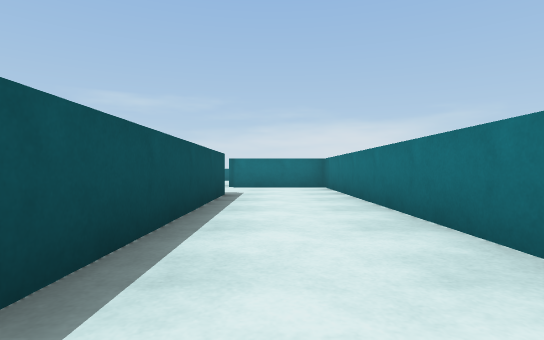
View 1 (above)

24 first-person views from a walk through a world built for the Webots simulator. The camera is 0.09 m above the floor, looks level and sees 80° across. The floor is counted in squares, 0.2 m on a side. Each view is taken from the middle of a square. On the plan, view 1 faces up. The plan holds only what a view shows up to about 9 squares ahead; the rest is blank. Robots are left out. Simple shapes and patterns stand in for the simulator's stock objects.

View 2
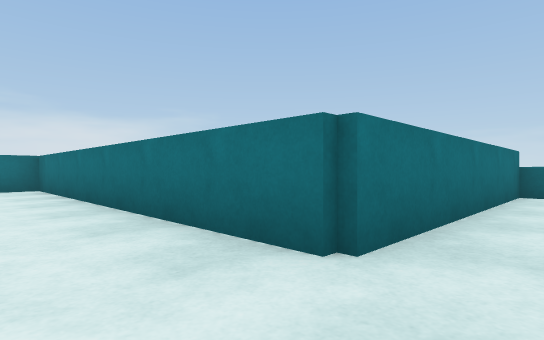

View 3
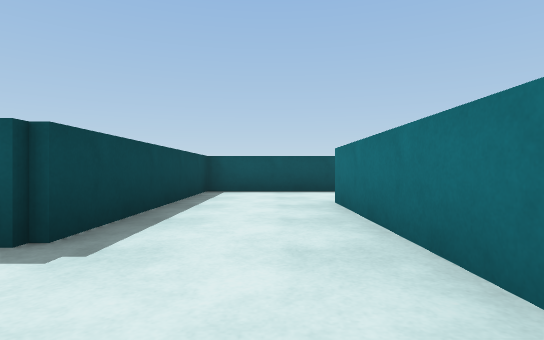

View 4
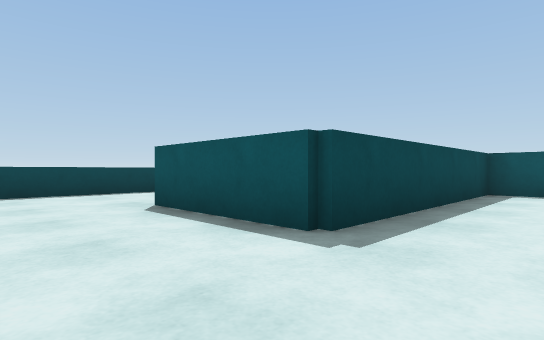

View 5
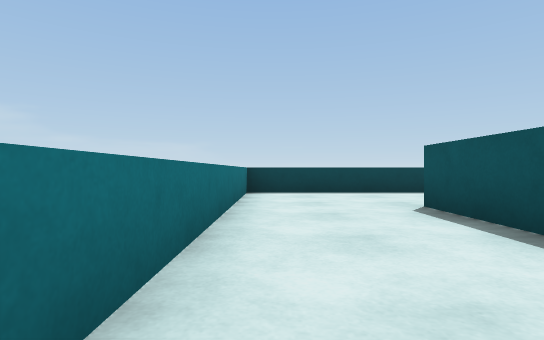

View 6
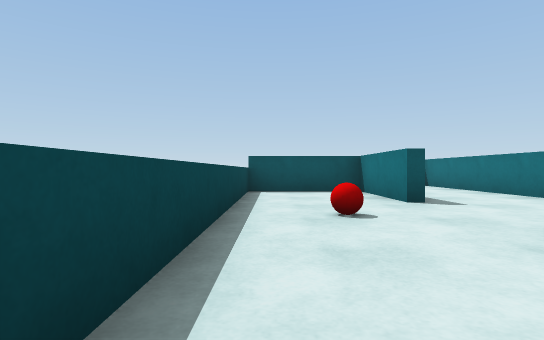

View 7
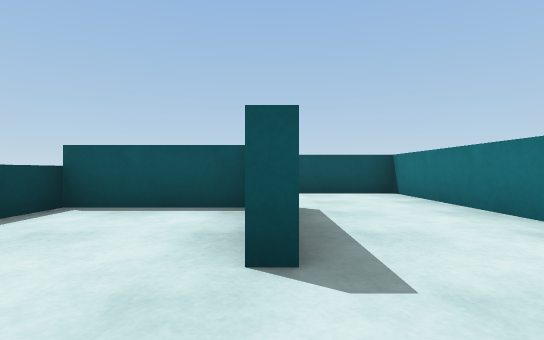

View 8
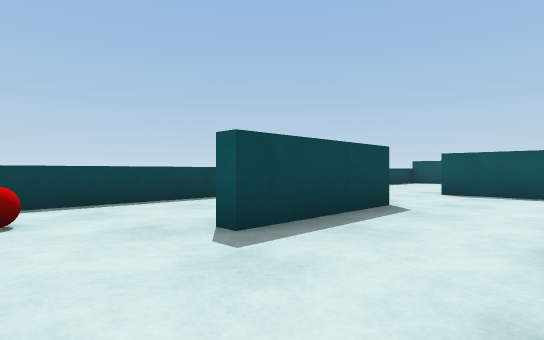

View 9
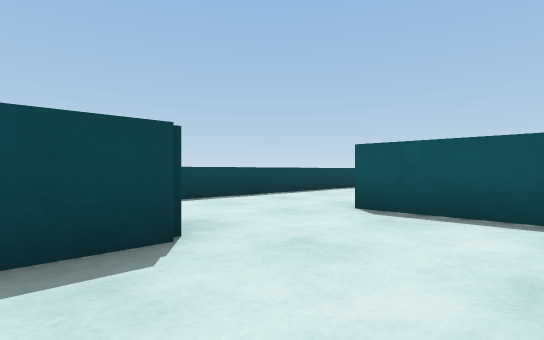

View 10
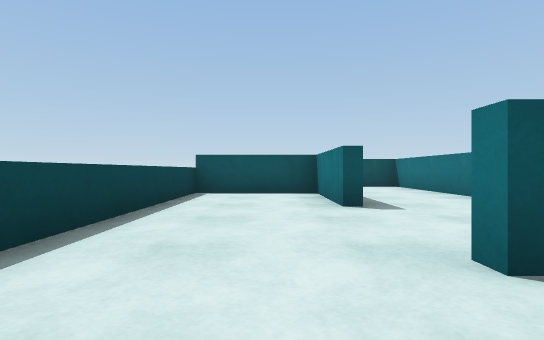

View 11
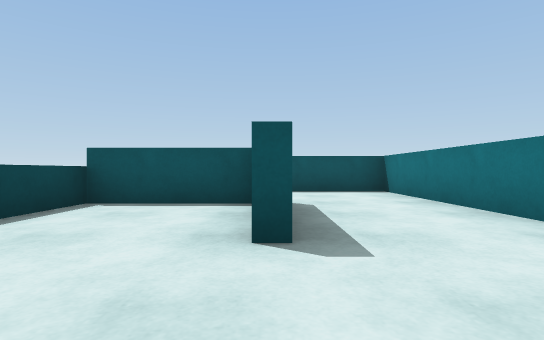

View 12
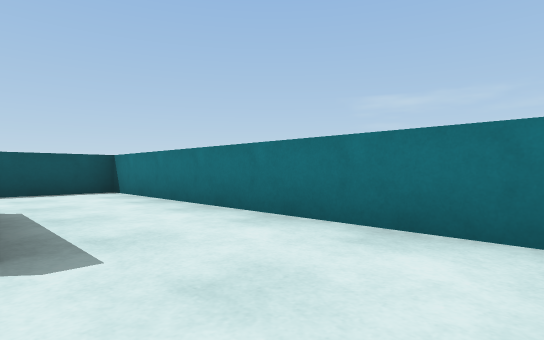

View 13
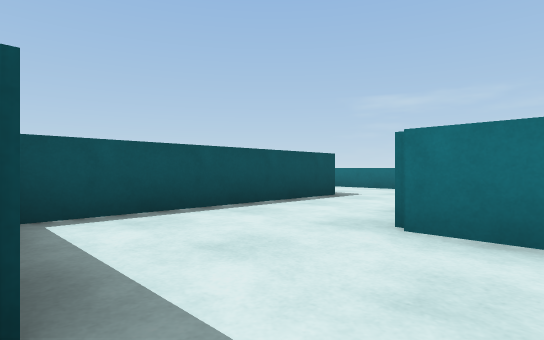

View 14
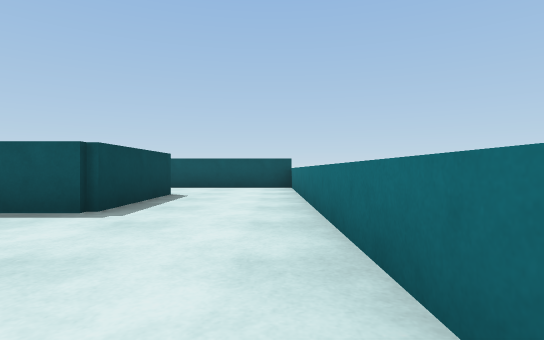

View 15
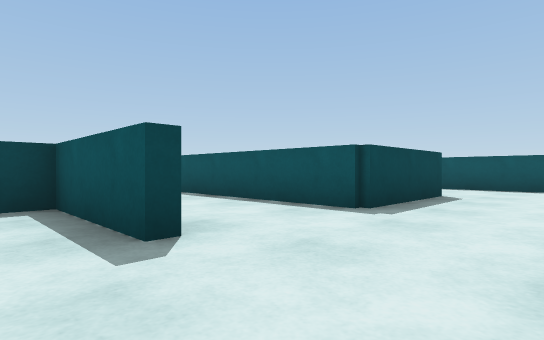

View 16
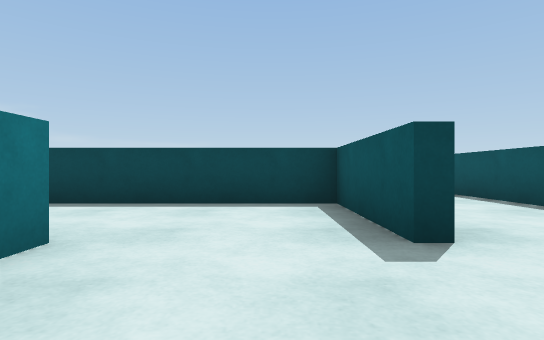

View 17
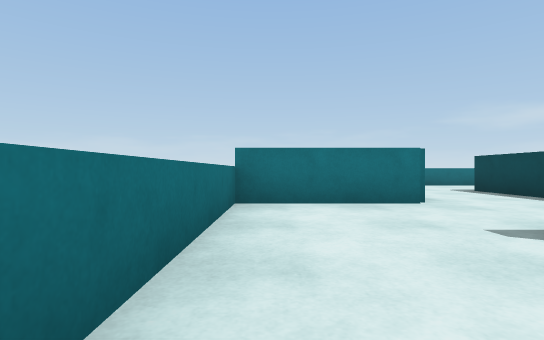

View 18
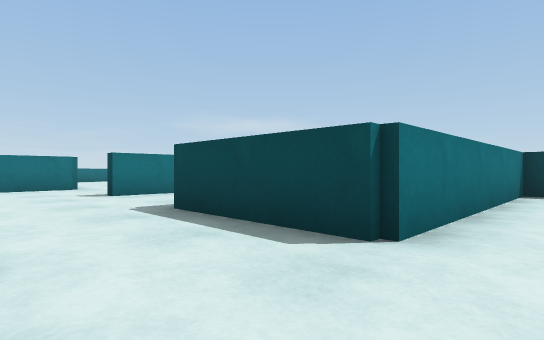

View 19
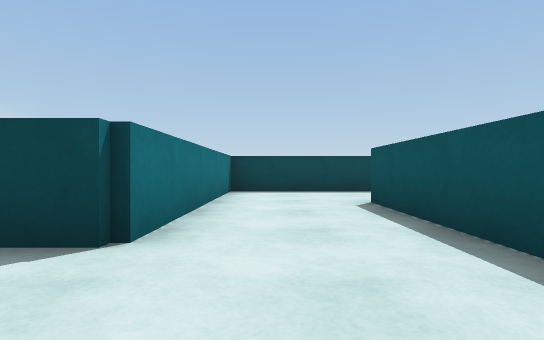

View 20
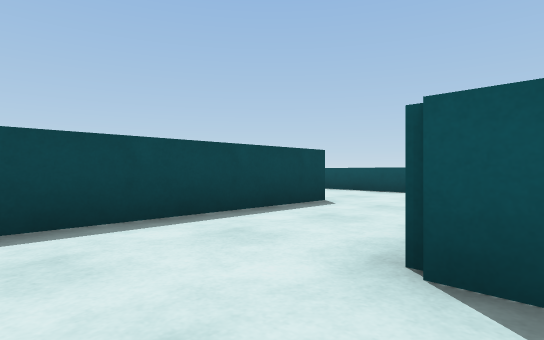

View 21
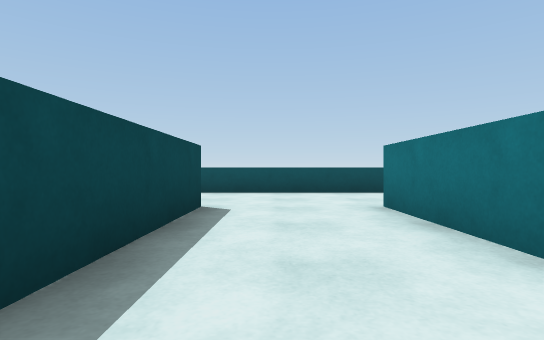

View 22
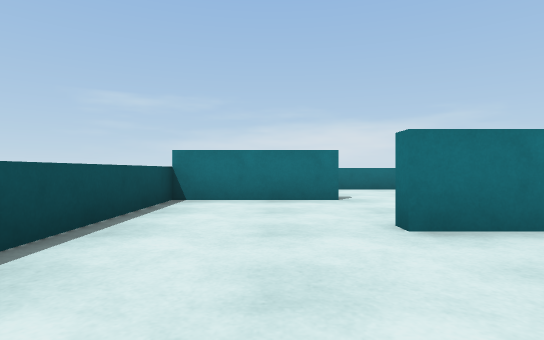

View 23
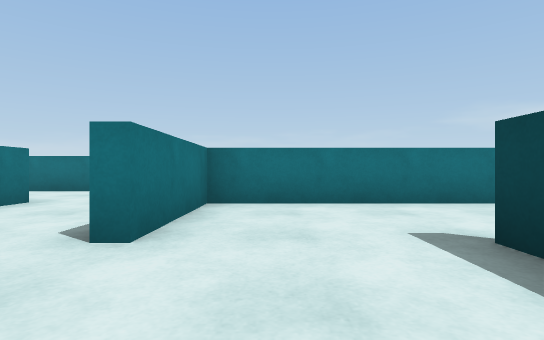

View 24
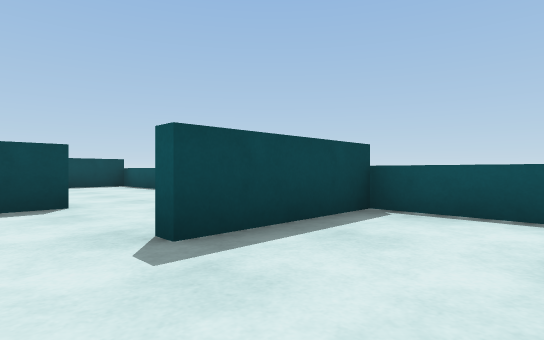

### Floor plan
Points are (right, up) in squares from view 1. A wall is a line through its corners. A room is listed if a view was taken in it or the views show most of it. See-through windows are left out.
Room 1 (views 1, 2, 13)
walls: (-0.9, 6.1) (-0.9, -1.4) (1.6, -1.4); (1.4, 0.9) (1.4, 8.4) (-1.1, 8.4)
ways out: opening at (2, 0) to room 2; opening at (-1, 7.5) to room 6
Room 2 (views 3, 4, 5, 6)
walls: (1.6, -1.4) (4.1, -1.4) (4.1, -4); (3.5, -6.5) (6.5, -6.5) (6.5, 0.9) (1.4, 0.9)
ways out: opening at (2, 0) to room 1; opening at (4, -5) to room 3
Room 3 (views 7, 8, 9, 10)
walls: (-1.2, -3.9) (1.5, -3.9); (0.9, -1.6) (-3.4, -1.6) (-3.4, -4); (1.5, -4) (-0.9, -4) (-0.9, -6.5) (3.5, -6.5); (-3.5, -6.5) (-2.5, -6.5)
ways out: opening at (4, -5) to room 2; opening at (-3, -5) to room 4
objects: ball (3, -5)
Room 4 (views 11, 12)
walls: (-6, -4) (-8.4, -4) (-8.4, -6.5) (-3.5, -6.5); (-4.1, -1.6) (-8.5, -1.6)
ways out: opening at (-3, -5) to room 3; opening at (-7.5, -2.5) to room 11
Room 5 (views 14, 15, 16)
walls: (1.4, 10.9) (1.4, 13.5) (-1.6, 13.5)
ways out: opening at (-1, 12.5) to room 6; opening at (0.5, 11) to room 12
Room 6 (views 17, 18, 19, 20)
walls: (-1.6, 13.5) (-8.1, 13.5); (-1.1, 9.8) (-1.1, 11); (-6.1, 8.6) (-6.1, 11.1) (-3.4, 11.1) (-3.4, 6.4); (-8.4, 13.6) (-8.4, 8.4)
ways out: opening at (-1, 7.5) to room 1; opening at (-1, 12.5) to room 5; opening at (-7, 9) to room 7
Room 7 (views 21, 22)
walls: (-11, 6.1) (-6.1, 6.1) (-6.1, 8.6); (-8.4, 8.4) (-11, 8.4); (-13.5, 9.4) (-13.5, 5.5)
ways out: opening at (-7, 9) to room 6; opening at (-12.5, 6) to room 8; opening at (-12.5, 9) to room 10
Room 8 (view 23)
walls: (-13.5, 5.5) (-13.5, 3.6) (-11, 3.6); (-8.6, 3.4) (-8.6, 5.9) (-11, 5.9)
ways out: opening at (-12.5, 6) to room 7; opening at (-10, 4)
Room 9 (view 24)
walls: (-9.1, 13.5) (-10.5, 13.5); (-13.5, 12.8) (-13.5, 11.1) (-11, 11.1)
ways out: opening at (-10, 11) to room 10
Room 10 (no view inside)
walls: (-11, 10.9) (-13.5, 10.9) (-13.5, 9.4); (-11, 8.6) (-10.4, 8.6)
ways out: opening at (-12.5, 9) to room 7; opening at (-10, 11) to room 9
Room 11 (no view inside)
walls: (-8.5, -1.6) (-10.9, -1.6) (-10.9, -3.6)
ways out: opening at (-7.5, -2.5) to room 4; opening at (-9.5, -4)
Room 12 (no view inside)
walls: (-0.9, 11) (-0.9, 8.6) (1.6, 8.6)
ways out: opening at (0.5, 11) to room 5; opening at (2.5, 10)

Where each view was taken, in squares from view 1:
view 1: 0 up, 0 right, facing up
view 2: 0 up, 0 right, facing up-right
view 3: 0 up, 6 right, facing left
view 4: 0 up, 6 right, facing down-left
view 5: 0 up, 6 right, facing down
view 6: 6 down, 6 right, facing left
view 7: 4 down, 3 right, facing left
view 8: 2 down, 3 right, facing down-left
view 9: 2 down, 0 right, facing down-left
view 10: 5 down, 2 left, facing left
view 11: 4 down, 4 left, facing left
view 12: 4 down, 4 left, facing up-left
view 13: 6 up, 0 right, facing up-left
view 14: 13 up, 0 right, facing left
view 15: 13 up, 0 right, facing down-left
view 16: 13 up, 0 right, facing down
view 17: 13 up, 3 left, facing right
view 18: 13 up, 7 left, facing down-right
view 19: 13 up, 7 left, facing down
view 20: 9 up, 7 left, facing down-left
view 21: 7 up, 7 left, facing left
view 22: 6 up, 12 left, facing up
view 23: 5 up, 13 left, facing right
view 24: 13 up, 10 left, facing down-left
